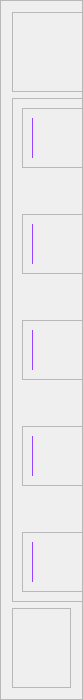
      <widget class="QFrame" name="leftbox">
       <property name="minimumSize">
        <size>
         <width>83</width>
         <height>0</height>
        </size>
       </property>
       <property name="maximumSize">
        <size>
         <width>0</width>
         <height>16777215</height>
        </size>
       </property>
       <property name="styleSheet">
        <string notr="true">QFrame#leftbox{
 	background-color: rgb(255, 255, 255); /* 白色背景 */
	border-top: 0px solid rgb(255, 255, 255); 
    border-right: 0px solid rgb(0, 85, 0);
    border-bottom: 0px solid rgb(255, 255, 255); 
    border-left: 0px solid rgb(255, 255, 255); 
}</string>
       </property>
       <property name="frameShape">
        <enum>QFrame::Shape::StyledPanel</enum>
       </property>
       <property name="frameShadow">
        <enum>QFrame::Shadow::Raised</enum>
       </property>
       <layout class="QVBoxLayout" name="verticalLayout">
        <item>
         <widget class="QFrame" name="logo">
          <property name="minimumSize">
           <size>
            <width>80</width>
            <height>80</height>
           </size>
          </property>
          <property name="maximumSize">
           <size>
            <width>16777215</width>
            <height>100</height>
           </size>
          </property>
          <property name="styleSheet">
           <string notr="true">QFrame#logo {
	image: url(:/my_icon/images/my_icon/origin.jpg);

}
</string>
          </property>
          <property name="frameShape">
           <enum>QFrame::Shape::StyledPanel</enum>
          </property>
          <property name="frameShadow">
           <enum>QFrame::Shadow::Raised</enum>
          </property>
          <layout class="QHBoxLayout" name="horizontalLayout"/>
         </widget>
        </item>
        <item>
         <widget class="QFrame" name="btn_box">
          <property name="minimumSize">
           <size>
            <width>180</width>
            <height>40</height>
           </size>
          </property>
          <property name="accessibleDescription">
           <string notr="true"/>
          </property>
          <property name="styleSheet">
           <string notr="true">QPushButton{
    border: none;
    background-repeat: no-repeat;
    background-position: left center;

    border-left: 1px solid transparent;
	border-left-color: rgb(152, 67, 255); 

    color: rgb(85, 0, 255);
    font: 12pt &quot;Times New Roman&quot;;
    font-weight: bold;
	text-align: right;
    padding-left: 15px;
	
}
QPushButton:hover{
    border:none;
    background-color: gray; 鼠标悬停时的背景颜色为灰色 
    background-repeat: no-repeat;
    background-position: left 15px center;
    border-left: 0px solid transparent;
	color: rgb(0, 255, 127);  确保鼠标悬停时的字体颜色 
    font: 12pt &quot;Times New Roman&quot;;
    font-weight: bold;
    padding-left: 15px;
 	text-align: right;
}
QPushButton:pressed{
    border:none;
    background-color: rgb(85, 0, 255);
    background-repeat: no-repeat;
    background-position: left 15px center;
    border-left: 0px solid transparent;
	color: rgb(0, 255, 127);  确保鼠标悬停时的字体颜色 
    font: 12pt &quot;Times New Roman&quot;;
    font-weight: bold;
    padding-left: 15px;
 	text-align: right;
}
QPushButton#menu_btn{
	background-image: url(:/v2/images/rescaled_icons_v2/caidanguanli.png);
}
QPushButton#camera_btn{
	background-image: url(:/v2/images/rescaled_icons_v2/a-shexiangtoujiankong.png);
}
QPushButton#yolo_btn{
	background-image: url(:/v2/images/rescaled_icons_v2/shenduxuexi.png);
}
QPushButton#log_btn{
	background-image: url(:/v2/images/rescaled_icons_v2/kongzhidianshezhi.png);
}
QPushButton#info_btn{
	background-image: url(:/v2/images/rescaled_icons_v2/xiangmuxinxi.png);
}
</string>
          </property>
          <property name="frameShape">
           <enum>QFrame::Shape::StyledPanel</enum>
          </property>
          <property name="frameShadow">
           <enum>QFrame::Shadow::Raised</enum>
          </property>
          <layout class="QVBoxLayout" name="verticalLayout_3">
           <item>
            <widget class="QFrame" name="frame_menu">
             <property name="frameShape">
              <enum>QFrame::Shape::StyledPanel</enum>
             </property>
             <property name="frameShadow">
              <enum>QFrame::Shadow::Raised</enum>
             </property>
             <layout class="QHBoxLayout" name="horizontalLayout_2">
              <item>
               <widget class="QPushButton" name="menu_btn">
                <property name="minimumSize">
                 <size>
                  <width>100</width>
                  <height>40</height>
                 </size>
                </property>
                <property name="layoutDirection">
                 <enum>Qt::LayoutDirection::RightToLeft</enum>
                </property>
                <property name="text">
                 <string>菜单      </string>
                </property>
               </widget>
              </item>
             </layout>
            </widget>
           </item>
           <item>
            <spacer name="verticalSpacer">
             <property name="orientation">
              <enum>Qt::Orientation::Vertical</enum>
             </property>
             <property name="sizeHint" stdset="0">
              <size>
               <width>20</width>
               <height>40</height>
              </size>
             </property>
            </spacer>
           </item>
           <item>
            <widget class="QFrame" name="frame_camera">
             <property name="frameShape">
              <enum>QFrame::Shape::StyledPanel</enum>
             </property>
             <property name="frameShadow">
              <enum>QFrame::Shadow::Raised</enum>
             </property>
             <layout class="QHBoxLayout" name="horizontalLayout_3">
              <item>
               <widget class="QPushButton" name="camera_btn">
                <property name="minimumSize">
                 <size>
                  <width>100</width>
                  <height>40</height>
                 </size>
                </property>
                <property name="layoutDirection">
                 <enum>Qt::LayoutDirection::LeftToRight</enum>
                </property>
                <property name="text">
                 <string>摄像头设置</string>
                </property>
               </widget>
              </item>
             </layout>
            </widget>
           </item>
           <item>
            <spacer name="verticalSpacer_2">
             <property name="orientation">
              <enum>Qt::Orientation::Vertical</enum>
             </property>
             <property name="sizeHint" stdset="0">
              <size>
               <width>20</width>
               <height>40</height>
              </size>
             </property>
            </spacer>
           </item>
           <item>
            <widget class="QFrame" name="frame_log">
             <property name="frameShape">
              <enum>QFrame::Shape::StyledPanel</enum>
             </property>
             <property name="frameShadow">
              <enum>QFrame::Shadow::Raised</enum>
             </property>
             <layout class="QHBoxLayout" name="horizontalLayout_5">
              <item>
               <widget class="QPushButton" name="log_btn">
                <property name="minimumSize">
                 <size>
                  <width>100</width>
                  <height>40</height>
                 </size>
                </property>
                <property name="layoutDirection">
                 <enum>Qt::LayoutDirection::LeftToRight</enum>
                </property>
                <property name="text">
                 <string>运行控制    </string>
                </property>
               </widget>
              </item>
             </layout>
            </widget>
           </item>
           <item>
            <spacer name="verticalSpacer_3">
             <property name="orientation">
              <enum>Qt::Orientation::Vertical</enum>
             </property>
             <property name="sizeHint" stdset="0">
              <size>
               <width>20</width>
               <height>40</height>
              </size>
             </property>
            </spacer>
           </item>
           <item>
            <widget class="QFrame" name="frame_num">
             <property name="frameShape">
              <enum>QFrame::Shape::StyledPanel</enum>
             </property>
             <property name="frameShadow">
              <enum>QFrame::Shadow::Raised</enum>
             </property>
             <layout class="QHBoxLayout" name="horizontalLayout_4">
              <item>
               <widget class="QPushButton" name="yolo_btn">
                <property name="minimumSize">
                 <size>
                  <width>100</width>
                  <height>40</height>
                 </size>
                </property>
                <property name="layoutDirection">
                 <enum>Qt::LayoutDirection::LeftToRight</enum>
                </property>
                <property name="text">
                 <string>参数调整    </string>
                </property>
               </widget>
              </item>
             </layout>
            </widget>
           </item>
           <item>
            <spacer name="verticalSpacer_4">
             <property name="orientation">
              <enum>Qt::Orientation::Vertical</enum>
             </property>
             <property name="sizeHint" stdset="0">
              <size>
               <width>20</width>
               <height>40</height>
              </size>
             </property>
            </spacer>
           </item>
           <item>
            <widget class="QFrame" name="frame_info">
             <property name="frameShape">
              <enum>QFrame::Shape::StyledPanel</enum>
             </property>
             <property name="frameShadow">
              <enum>QFrame::Shadow::Raised</enum>
             </property>
             <layout class="QHBoxLayout" name="horizontalLayout_6">
              <item>
               <widget class="QPushButton" name="info_btn">
                <property name="minimumSize">
                 <size>
                  <width>100</width>
                  <height>40</height>
                 </size>
                </property>
                <property name="text">
                 <string>关于项目    </string>
                </property>
               </widget>
              </item>
             </layout>
            </widget>
           </item>
          </layout>
         </widget>
        </item>
        <item>
         <widget class="QFrame" name="tail_box">
          <property name="minimumSize">
           <size>
            <width>0</width>
            <height>80</height>
           </size>
          </property>
          <property name="maximumSize">
           <size>
            <width>16777215</width>
            <height>80</height>
           </size>
          </property>
          <property name="frameShape">
           <enum>QFrame::Shape::StyledPanel</enum>
          </property>
          <property name="frameShadow">
           <enum>QFrame::Shadow::Raised</enum>
          </property>
         </widget>
        </item>
       </layout>
      </widget>
